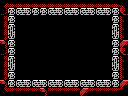

The image is a tile-based game level rendered from a .tmx file. Its description and complete source (layers, tilesets, objects, tile grids) follow:
An orthogonal 16x12 tile map with 8x8 px tiles, 1 tile layer (Tile Layer 1) and 9 objects (2x item, big-item, breakable-left, breakable-right, breakable-down, ...).

<map version="1.0" orientation="orthogonal" renderorder="right-down" width="16" height="12" tilewidth="8" tileheight="8" nextobjectid="15">
 <tileset firstgid="1" name="tiles" tilewidth="8" tileheight="8" tilecount="256" columns="16">
  <image source="tiles.png" width="128" height="128" />
 </tileset>
 <layer name="Tile Layer 1" width="16" height="12">
  <data encoding="csv">
129,252,252,252,252,252,252,252,252,252,252,252,252,252,252,130,
124,165,103,104,165,165,103,104,103,104,103,104,103,104,165,122,
251,165,1,1,1,1,1,1,1,1,1,1,1,1,165,247,
251,105,1,1,1,1,1,1,1,1,1,1,1,1,105,247,
251,106,1,1,1,1,1,1,1,1,1,1,1,1,106,247,
119,165,1,1,1,1,1,1,1,1,1,1,1,1,165,117,
124,165,1,1,1,1,1,1,1,1,1,1,1,1,165,122,
251,105,1,1,1,1,1,1,1,1,1,1,1,1,105,247,
251,106,1,1,1,1,1,1,1,1,1,1,1,1,106,247,
251,165,1,1,1,1,1,1,1,1,1,1,1,1,165,247,
119,165,103,104,103,104,103,104,103,104,103,104,103,104,165,117,
145,254,254,254,254,119,254,254,254,254,117,254,254,254,254,146
</data>
 </layer>
 <objectgroup name="objects">
  <object id="2" type="item" x="88" y="64" width="16" height="16" />
  <object id="3" type="big-item" x="48" y="56" width="32" height="24" />
  <object id="4" type="breakable-left" x="0" y="56" width="16" height="24" />
  <object id="7" type="breakable-right" x="112" y="56" width="16" height="24" />
  <object id="8" type="breakable-down" x="48" y="80" width="32" height="16" />
  <object id="10" type="door-left" x="0" y="56" width="16" height="24" />
  <object id="12" type="door-right" x="112" y="56" width="16" height="24" />
  <object id="13" type="4x4-item" x="48" y="48" width="32" height="32" />
  <object id="14" type="item" x="24" y="64" width="16" height="16" />
 </objectgroup>
</map>
